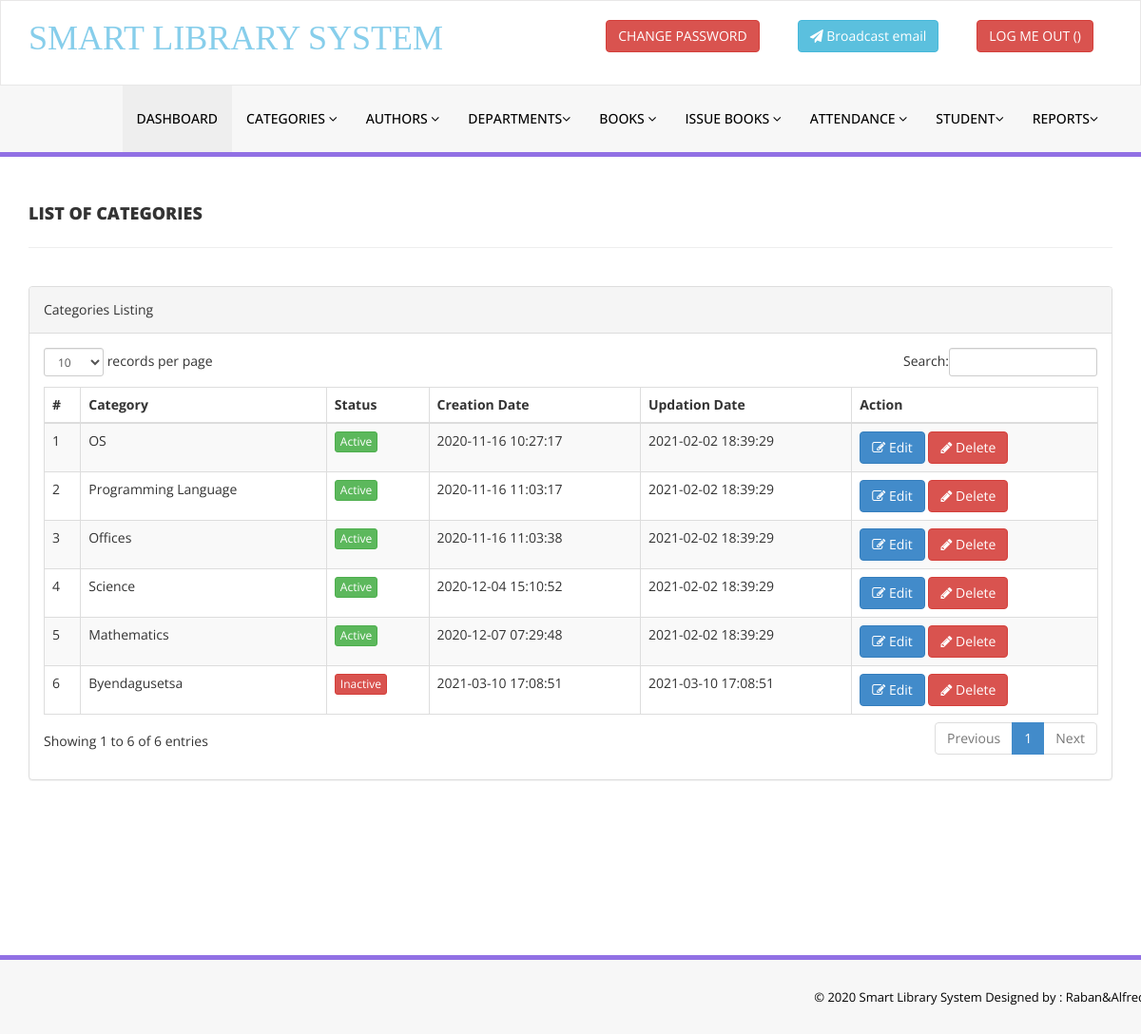
The app's page /admin/manage-categories.php (signed in) with its own data.
### tables this page shows
CREATE TABLE `tblcategory` (
  `id` int(11) NOT NULL AUTO_INCREMENT,
  `CategoryName` varchar(150) DEFAULT NULL,
  `Status` int(11) DEFAULT NULL,
  `CreationDate` timestamp NULL DEFAULT CURRENT_TIMESTAMP,
  `UpdationDate` timestamp NULL DEFAULT CURRENT_TIMESTAMP ON UPDATE CURRENT_TIMESTAMP,
  PRIMARY KEY (`id`)
);

### admin/manage-categories.php (the view, shortened to what this page needs)
<?php
include('includes/config.php');
if(strlen($_SESSION['alogin'])==0)
    {
header('location:index.php');
}
else{
    ?>
<!DOCTYPE html>
<html xmlns="http://www.w3.org/1999/xhtml">
<head>
    <link href="assets/css/bootstrap.css" rel="stylesheet" />
    <link href="assets/css/font-awesome.css" rel="stylesheet" />
    <link href="assets/js/dataTables/dataTables.bootstrap.css" rel="stylesheet" />
    <link href="assets/css/style.css" rel="stylesheet" />
</head>
<body>
<?php include('includes/header.php');?>
    <div class="content-wrapper">
         <div class="container">
        <div class="row pad-botm">
            <div class="col-md-12">
                <h4 class="header-line">List of  Categories</h4>
    </div>
     <div class="row">
</div>
        </div>
            <div class="row">
                <div class="col-md-12">
                    <div class="panel panel-default">
                        <div class="panel-heading">
                           Categories Listing
                        </div>
                        <div class="panel-body">
                            <div class="table-responsive">
                                <table class="table table-striped table-bordered table-hover" id="dataTables-example">
                                    <thead>
                                        <tr>
                                            <th>#</th>
                                            <th>Category</th>
                                            <th>Status</th>
                                            <th>Creation Date</th>
                                            <th>Updation Date</th>
                                            <th>Action</th>
                                        </tr>
                                    </thead>
                                    <tbody>
<?php $sql = "SELECT * from  tblcategory";
$query = $dbh -> prepare($sql);
$query->execute();
$results=$query->fetchAll(PDO::FETCH_OBJ);
$cnt=1;
if($query->rowCount() > 0)
{
foreach($results as $result)
{               ?>
                                        <tr class="odd gradeX">
                                            <td class="center"><?php echo htmlentities($cnt);?></td>
                                            <td class="center"><?php echo htmlentities($result->CategoryName);?></td>
                                            <td class="center"><?php if($result->Status==1) {?>
                                            <a href="#" class="btn btn-success btn-xs">Active</a>
                                            <?php } else {?>
                                            <a href="#" class="btn btn-danger btn-xs">Inactive</a>
                                            <?php } ?></td>
                                            <td class="center"><?php echo htmlentities($result->CreationDate);?></td>
                                            <td class="center"><?php echo htmlentities($result->UpdationDate);?></td>
                                            <td class="center">
                                            <a href="edit-category.php?catid=<?php echo htmlentities($result->id);?>"><button class="btn btn-primary"><i class="fa fa-edit "></i> Edit</button>
                                          <a href="manage-categories.php?del=<?php echo htmlentities($result->id);?>" onclick="return confirm('Are you sure you want to delete?');"" >  <button class="btn btn-danger"><i class="fa fa-pencil"></i> Delete</button>
                                            </td>
                                        </tr>
 <?php $cnt=$cnt+1;}} ?>
                                    </tbody>
                                </table>
                            </div>
                        </div>
                    </div>
                </div>
            </div>
    </div>
    </div>
  <?php include('includes/footer.php');?>
</body>
</html>
<?php } ?>

### admin/assets/css/style.css (style rules this page uses)
.content-wrapper { margin-top: 40px; min-height:800px; padding-bottom:90px; }
.header-line { font-weight:900; padding-bottom:25px; border-bottom:1px solid #eeeeee; text-transform:uppercase; }
.pad-botm { padding-bottom:30px; }

### records on screen
tblcategory: CategoryName "OS", Status "Active", CreationDate "2020-11-16 10:27:17", UpdationDate "2021-02-02 18:39:29"
tblcategory: CategoryName "Programming Language", Status "Active", CreationDate "2020-11-16 11:03:17", UpdationDate "2021-02-02 18:39:29"
tblcategory: CategoryName "Offices", Status "Active", CreationDate "2020-11-16 11:03:38", UpdationDate "2021-02-02 18:39:29"
tblcategory: CategoryName "Science", Status "Active", CreationDate "2020-12-04 15:10:52", UpdationDate "2021-02-02 18:39:29"
tblcategory: CategoryName "Mathematics", Status "Active", CreationDate "2020-12-07 07:29:48", UpdationDate "2021-02-02 18:39:29"
tblcategory: CategoryName "Byendagusetsa", Status "Inactive", CreationDate "2021-03-10 17:08:51", UpdationDate "2021-03-10 17:08:51"
